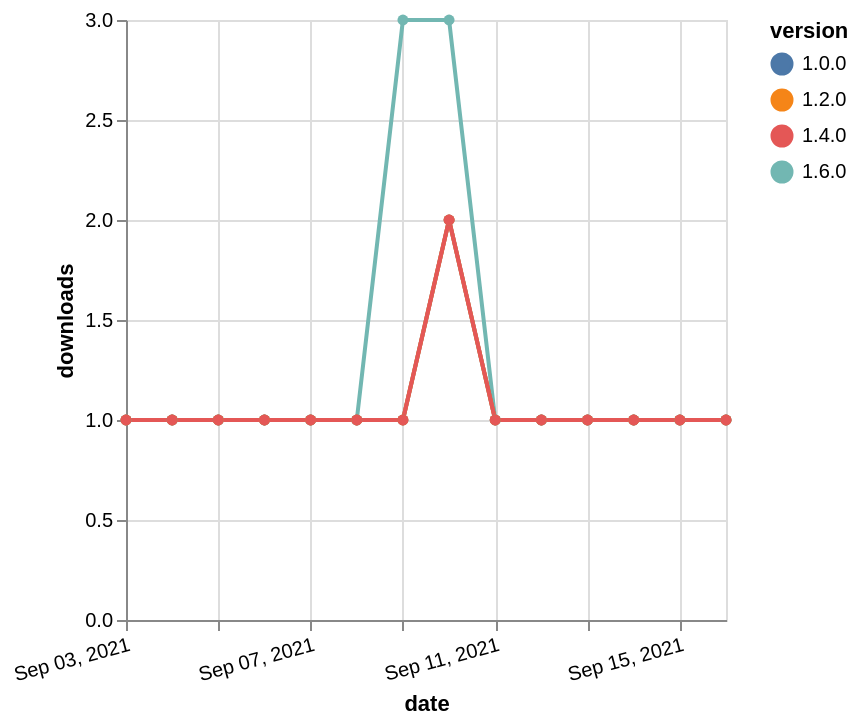

Write the Vega-Lite specification saved for this chart.
### Vega-Lite specification from a JSON file in a GitHub repository (floating-point values rounded to 4 significant figures)
{"$schema": "https://vega.github.io/schema/vega-lite/v5.json", "description": "A simple bar chart with embedded data.", "data": {"values": [{"date": "2021-09-03", "total": 174, "delta": 1, "version": "1.6.0"}, {"date": "2021-09-04", "total": 175, "delta": 1, "version": "1.6.0"}, {"date": "2021-09-05", "total": 176, "delta": 1, "version": "1.6.0"}, {"date": "2021-09-06", "total": 177, "delta": 1, "version": "1.6.0"}, {"date": "2021-09-07", "total": 178, "delta": 1, "version": "1.6.0"}, {"date": "2021-09-08", "total": 179, "delta": 1, "version": "1.6.0"}, {"date": "2021-09-09", "total": 182, "delta": 3, "version": "1.6.0"}, {"date": "2021-09-10", "total": 185, "delta": 3, "version": "1.6.0"}, {"date": "2021-09-11", "total": 186, "delta": 1, "version": "1.6.0"}, {"date": "2021-09-12", "total": 187, "delta": 1, "version": "1.6.0"}, {"date": "2021-09-13", "total": 188, "delta": 1, "version": "1.6.0"}, {"date": "2021-09-14", "total": 189, "delta": 1, "version": "1.6.0"}, {"date": "2021-09-15", "total": 190, "delta": 1, "version": "1.6.0"}, {"date": "2021-09-16", "total": 191, "delta": 1, "version": "1.6.0"}, {"date": "2021-09-03", "total": 195, "delta": 1, "version": "1.0.0"}, {"date": "2021-09-04", "total": 196, "delta": 1, "version": "1.0.0"}, {"date": "2021-09-05", "total": 197, "delta": 1, "version": "1.0.0"}, {"date": "2021-09-06", "total": 198, "delta": 1, "version": "1.0.0"}, {"date": "2021-09-07", "total": 199, "delta": 1, "version": "1.0.0"}, {"date": "2021-09-08", "total": 200, "delta": 1, "version": "1.0.0"}, {"date": "2021-09-09", "total": 201, "delta": 1, "version": "1.0.0"}, {"date": "2021-09-10", "total": 203, "delta": 2, "version": "1.0.0"}, {"date": "2021-09-11", "total": 204, "delta": 1, "version": "1.0.0"}, {"date": "2021-09-12", "total": 205, "delta": 1, "version": "1.0.0"}, {"date": "2021-09-13", "total": 206, "delta": 1, "version": "1.0.0"}, {"date": "2021-09-14", "total": 207, "delta": 1, "version": "1.0.0"}, {"date": "2021-09-15", "total": 208, "delta": 1, "version": "1.0.0"}, {"date": "2021-09-16", "total": 209, "delta": 1, "version": "1.0.0"}, {"date": "2021-09-03", "total": 170, "delta": 1, "version": "1.2.0"}, {"date": "2021-09-04", "total": 171, "delta": 1, "version": "1.2.0"}, {"date": "2021-09-05", "total": 172, "delta": 1, "version": "1.2.0"}, {"date": "2021-09-06", "total": 173, "delta": 1, "version": "1.2.0"}, {"date": "2021-09-07", "total": 174, "delta": 1, "version": "1.2.0"}, {"date": "2021-09-08", "total": 175, "delta": 1, "version": "1.2.0"}, {"date": "2021-09-09", "total": 176, "delta": 1, "version": "1.2.0"}, {"date": "2021-09-10", "total": 178, "delta": 2, "version": "1.2.0"}, {"date": "2021-09-11", "total": 179, "delta": 1, "version": "1.2.0"}, {"date": "2021-09-12", "total": 180, "delta": 1, "version": "1.2.0"}, {"date": "2021-09-13", "total": 181, "delta": 1, "version": "1.2.0"}, {"date": "2021-09-14", "total": 182, "delta": 1, "version": "1.2.0"}, {"date": "2021-09-15", "total": 183, "delta": 1, "version": "1.2.0"}, {"date": "2021-09-16", "total": 184, "delta": 1, "version": "1.2.0"}, {"date": "2021-09-03", "total": 157, "delta": 1, "version": "1.4.0"}, {"date": "2021-09-04", "total": 158, "delta": 1, "version": "1.4.0"}, {"date": "2021-09-05", "total": 159, "delta": 1, "version": "1.4.0"}, {"date": "2021-09-06", "total": 160, "delta": 1, "version": "1.4.0"}, {"date": "2021-09-07", "total": 161, "delta": 1, "version": "1.4.0"}, {"date": "2021-09-08", "total": 162, "delta": 1, "version": "1.4.0"}, {"date": "2021-09-09", "total": 163, "delta": 1, "version": "1.4.0"}, {"date": "2021-09-10", "total": 165, "delta": 2, "version": "1.4.0"}, {"date": "2021-09-11", "total": 166, "delta": 1, "version": "1.4.0"}, {"date": "2021-09-12", "total": 167, "delta": 1, "version": "1.4.0"}, {"date": "2021-09-13", "total": 168, "delta": 1, "version": "1.4.0"}, {"date": "2021-09-14", "total": 169, "delta": 1, "version": "1.4.0"}, {"date": "2021-09-15", "total": 170, "delta": 1, "version": "1.4.0"}, {"date": "2021-09-16", "total": 171, "delta": 1, "version": "1.4.0"}]}, "width": "container", "mark": {"type": "line", "point": {"filled": true}}, "encoding": {"x": {"field": "date", "type": "temporal", "timeUnit": "yearmonthdate", "title": "date", "axis": {"labelAngle": -15}}, "y": {"field": "delta", "type": "quantitative", "title": "downloads"}, "color": {"field": "version", "type": "nominal"}, "tooltip": {"field": "delta"}}}
